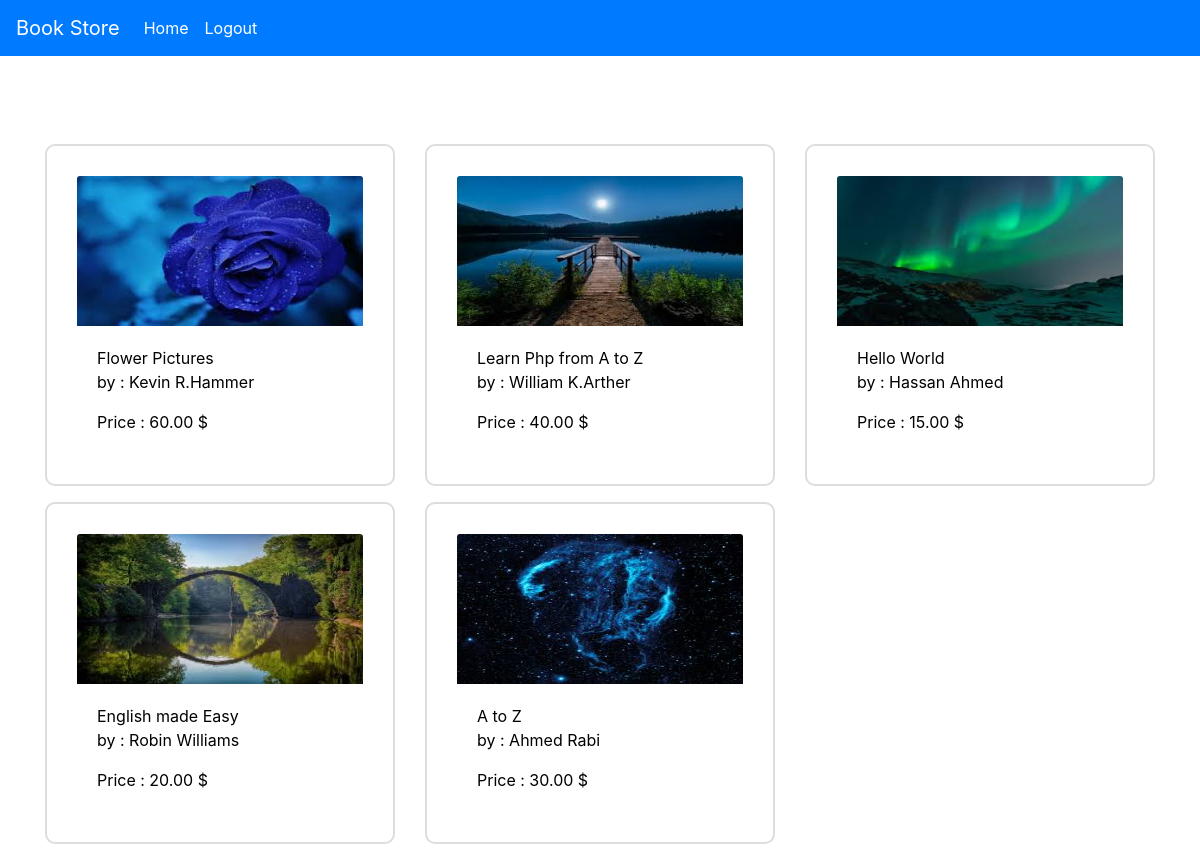
Page /List.php (signed in) on the committed database.
### tables this page shows
CREATE TABLE `books` (
  `id` int(11) NOT NULL,
  `category` int(11) NOT NULL,
  `title` varchar(150) NOT NULL,
  `author` varchar(200) NOT NULL,
  `price` decimal(10,2) NOT NULL,
  `Cover` varchar(255) DEFAULT NULL
);

### Helper/Helper.php (called while the page is built, shortened)
<?php
    require 'BookModel.php';
    class DataBaseManger {
        var $servername = "localhost";
        var $username = "root";
        var $password_ = "";
        var $db = "route_bookstore";
        var $conn;
        function __construct(){
            $this->conn =  new mysqli($this->servername,$this->username,$this->password_,$this->db);
        }
        function GetAllBooks(){
            $books = [];
            $query = "select b.id,b.author,b.title,b.price,bc.category,b.Cover
            from books b , book_category bc
            where b.category = bc.id
            GROUP by b.id";
            if($this->conn){
                $result = mysqli_query($this->conn,$query);
                if (mysqli_num_rows($result) > 0) {
                    while($row = mysqli_fetch_assoc($result)){
                        $book = new Book($row["title"],$row["author"],$row["category"],$row["price"],$row["Cover"]);
                        $book->setID($row["id"]);
                        array_push($books,$book);
                    }
                }
            }
            return $books;
        }
    }
?>

### Helper/BookModel.php (called while the page is built, shortened)
<?php
    class Book {
        function __construct($title,$author,$category,$price,$photo)
        {
            $this->title = $title;
            $this->author = $author;
            $this->price = $price;
            $this->photo = $photo;
        }
        function setID ($id){
            $this->id = $id;
        }
    }
?>

### List.php (the view, shortened to what this page needs)
<?php
    require 'Helper/Helper.php';
    if(isset($_SESSION["username"]) || isset($_COOKIE["username"])){
       $dbm = new DataBaseManger();
       $books = $dbm -> GetAllBooks();
    }else{
        Header("Location: Login");
    }
?>
<!doctype html>
<html lang="en">
<head>
    <link rel="stylesheet" href="styles/bootstrap.min.css" >
    <link rel="stylesheet" href="styles/style.css" />
</head>
<body>
    <nav class="navbar navbar-expand-sm navbar-dark bg-primary">
        <a class="navbar-brand" href="#">Book Store</a>
        <div class="collapse navbar-collapse" id="collapsibleNavId">
            <ul class="navbar-nav mr-auto mt-2 mt-lg-0">
                <li class="nav-item active">
                    <a class="nav-link" href="#">Home <span class="sr-only">(current)</span></a>
                </li>
                <li class="nav-item active">
                    <a class="nav-link" href="Logout.php">Logout</span></a>
                </li>
            </ul>
        </div>
    </nav>
    <div class="container" style="padding-top:5em">
        <div class="row">
                <?php
                foreach($books as $book){
                echo  '<div class="col-md-4 col-sm-6 py-2">
                           <a href="details.php?id='.$book->id.'">
                           <div class="card">
                                <img src="http://localhost:330/BookstorePhp/Helper'.$book->photo.'" class="card-img-top" alt="'.$book->title.'">
                                <div class="card-body">
                                    <p class="card-text">'.$book->title.'<br/>by : '.$book->author.'</p>
                                    <p class="card-text">Price : '.$book->price.' $</p>
                                </div>
                            </div></a>
                        </div>'
                        ;
                }
                ?>
        </div>
    </div>
</body>
</html>

### styles/style.css (style rules this page uses)
.card { min-height: 200px; padding: 30px; border-radius: 10px; border: 2px solid #ddd; }
.card img { max-height :150px; }
a { color:black; }

### rows in the picture
books: Cover (picture), title "Flower Pictures", author "Kevin R.Hammer", price "60.00"
books: Cover (picture), title "Learn Php from A to Z", author "William K.Arther", price "40.00"
books: Cover (picture), title "Hello World", author "Hassan Ahmed", price "15.00"
books: Cover (picture), title "English made Easy", author "Robin Williams", price "20.00"
books: Cover (picture), title "A to Z", author "Ahmed Rabi", price "30.00"
